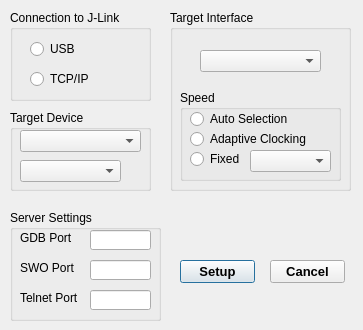
<?xml version="1.0" encoding="UTF-8"?>
<ui version="4.0">
 <class>ConfigDialog</class>
 <widget class="QDialog" name="ConfigDialog">
  <property name="geometry">
   <rect>
    <x>0</x>
    <y>0</y>
    <width>363</width>
    <height>330</height>
   </rect>
  </property>
  <property name="windowTitle">
   <string>Dialog</string>
  </property>
  <widget class="QGroupBox" name="groupBox">
   <property name="geometry">
    <rect>
     <x>10</x>
     <y>10</y>
     <width>141</width>
     <height>91</height>
    </rect>
   </property>
   <property name="title">
    <string>Connection to J-Link</string>
   </property>
   <widget class="QRadioButton" name="radioButton">
    <property name="geometry">
     <rect>
      <x>20</x>
      <y>30</y>
      <width>83</width>
      <height>18</height>
     </rect>
    </property>
    <property name="text">
     <string>USB</string>
    </property>
   </widget>
   <widget class="QRadioButton" name="radioButton_2">
    <property name="geometry">
     <rect>
      <x>20</x>
      <y>60</y>
      <width>83</width>
      <height>18</height>
     </rect>
    </property>
    <property name="text">
     <string>TCP/IP</string>
    </property>
   </widget>
  </widget>
  <widget class="QGroupBox" name="groupBox_2">
   <property name="geometry">
    <rect>
     <x>10</x>
     <y>110</y>
     <width>141</width>
     <height>81</height>
    </rect>
   </property>
   <property name="title">
    <string>Target Device</string>
   </property>
   <widget class="QComboBox" name="comboBox">
    <property name="geometry">
     <rect>
      <x>10</x>
      <y>20</y>
      <width>121</width>
      <height>22</height>
     </rect>
    </property>
   </widget>
   <widget class="QComboBox" name="comboBox_2">
    <property name="geometry">
     <rect>
      <x>10</x>
      <y>50</y>
      <width>101</width>
      <height>22</height>
     </rect>
    </property>
   </widget>
  </widget>
  <widget class="QGroupBox" name="groupBox_3">
   <property name="geometry">
    <rect>
     <x>170</x>
     <y>10</y>
     <width>181</width>
     <height>181</height>
    </rect>
   </property>
   <property name="title">
    <string>Target Interface</string>
   </property>
   <widget class="QComboBox" name="comboBox_5">
    <property name="geometry">
     <rect>
      <x>30</x>
      <y>40</y>
      <width>121</width>
      <height>22</height>
     </rect>
    </property>
   </widget>
   <widget class="QGroupBox" name="groupBox_4">
    <property name="geometry">
     <rect>
      <x>10</x>
      <y>80</y>
      <width>161</width>
      <height>91</height>
     </rect>
    </property>
    <property name="title">
     <string>Speed</string>
    </property>
    <widget class="QRadioButton" name="radioButton_3">
     <property name="geometry">
      <rect>
       <x>10</x>
       <y>40</y>
       <width>121</width>
       <height>18</height>
      </rect>
     </property>
     <property name="text">
      <string>Adaptive Clocking</string>
     </property>
    </widget>
    <widget class="QRadioButton" name="radioButton_4">
     <property name="geometry">
      <rect>
       <x>10</x>
       <y>60</y>
       <width>51</width>
       <height>18</height>
      </rect>
     </property>
     <property name="text">
      <string>Fixed</string>
     </property>
    </widget>
    <widget class="QRadioButton" name="radioButton_5">
     <property name="geometry">
      <rect>
       <x>10</x>
       <y>20</y>
       <width>121</width>
       <height>18</height>
      </rect>
     </property>
     <property name="text">
      <string>Auto Selection</string>
     </property>
    </widget>
    <widget class="QComboBox" name="comboBox_6">
     <property name="geometry">
      <rect>
       <x>70</x>
       <y>60</y>
       <width>81</width>
       <height>22</height>
      </rect>
     </property>
    </widget>
   </widget>
  </widget>
  <widget class="QGroupBox" name="groupBox_5">
   <property name="geometry">
    <rect>
     <x>10</x>
     <y>210</y>
     <width>151</width>
     <height>111</height>
    </rect>
   </property>
   <property name="title">
    <string>Server Settings</string>
   </property>
   <widget class="QLabel" name="label">
    <property name="geometry">
     <rect>
      <x>10</x>
      <y>20</y>
      <width>61</width>
      <height>16</height>
     </rect>
    </property>
    <property name="text">
     <string>GDB Port</string>
    </property>
   </widget>
   <widget class="QLabel" name="label_2">
    <property name="geometry">
     <rect>
      <x>10</x>
      <y>50</y>
      <width>61</width>
      <height>16</height>
     </rect>
    </property>
    <property name="text">
     <string>SWO Port</string>
    </property>
   </widget>
   <widget class="QLabel" name="label_3">
    <property name="geometry">
     <rect>
      <x>10</x>
      <y>80</y>
      <width>61</width>
      <height>16</height>
     </rect>
    </property>
    <property name="text">
     <string>Telnet Port</string>
    </property>
   </widget>
   <widget class="QLineEdit" name="lineEdit">
    <property name="geometry">
     <rect>
      <x>80</x>
      <y>20</y>
      <width>61</width>
      <height>20</height>
     </rect>
    </property>
   </widget>
   <widget class="QLineEdit" name="lineEdit_2">
    <property name="geometry">
     <rect>
      <x>80</x>
      <y>50</y>
      <width>61</width>
      <height>20</height>
     </rect>
    </property>
   </widget>
   <widget class="QLineEdit" name="lineEdit_3">
    <property name="geometry">
     <rect>
      <x>80</x>
      <y>80</y>
      <width>61</width>
      <height>20</height>
     </rect>
    </property>
   </widget>
  </widget>
  <widget class="QPushButton" name="pushButton">
   <property name="geometry">
    <rect>
     <x>180</x>
     <y>260</y>
     <width>75</width>
     <height>23</height>
    </rect>
   </property>
   <property name="font">
    <font>
     <pointsize>10</pointsize>
     <weight>75</weight>
     <bold>true</bold>
    </font>
   </property>
   <property name="text">
    <string>Setup</string>
   </property>
  </widget>
  <widget class="QPushButton" name="pushButton_2">
   <property name="geometry">
    <rect>
     <x>270</x>
     <y>260</y>
     <width>75</width>
     <height>23</height>
    </rect>
   </property>
   <property name="font">
    <font>
     <pointsize>10</pointsize>
     <weight>75</weight>
     <bold>true</bold>
    </font>
   </property>
   <property name="text">
    <string>Cancel</string>
   </property>
  </widget>
 </widget>
 <resources/>
 <connections/>
</ui>
